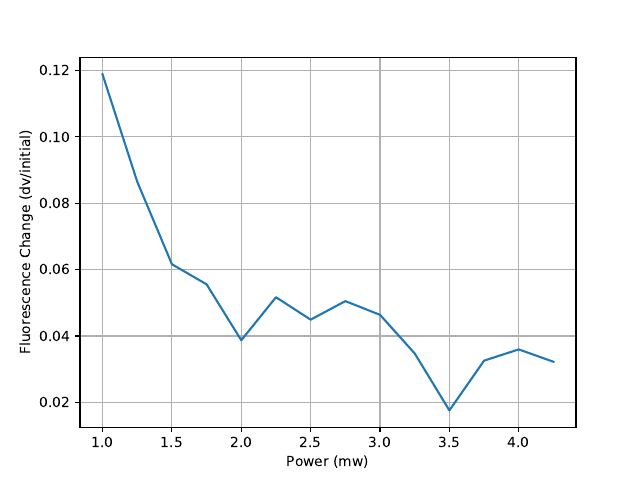

Source code (Python):
import sympy as sym
import numpy as np
import scipy as sci
import matplotlib.pyplot as plt
import math as math
import csv as csv
import pandas as pd

power = np.arange(1,4.5,.25)

# Change in fluorescence from 0 to 90 divided by initial
dvchange = [2.4/20.2,2.4/22.2,2.2/23.8,2.8/28.8,2.4/31,4/34.4,4.2/37.4,6/43.2,6.4/46,5.6/49.6,3.2/52,6.4/52.4,8.4/58.4,8/58.4]
dvchange = np.array(dvchange)

plt.figure()
plt.plot(power,dvchange/power)
plt.xlabel('Power (mw)')
plt.ylabel('Fluorescence Change (dv/initial)')
plt.grid(True)
plt.savefig('flchangevpower.pdf')
plt.show()

